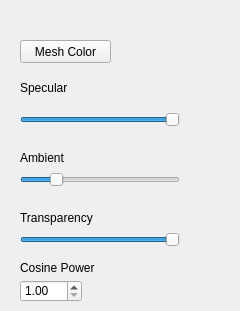
    <widget class="QWidget" name="tab_2">
     <attribute name="title">
      <string>Materials</string>
     </attribute>
     <widget class="QPushButton" name="pushButton_2">
      <property name="geometry">
       <rect>
        <x>20</x>
        <y>40</y>
        <width>91</width>
        <height>23</height>
       </rect>
      </property>
      <property name="text">
       <string>Mesh Color</string>
      </property>
     </widget>
     <widget class="QSlider" name="horizontalSlider">
      <property name="geometry">
       <rect>
        <x>20</x>
        <y>170</y>
        <width>160</width>
        <height>19</height>
       </rect>
      </property>
      <property name="value">
       <number>20</number>
      </property>
      <property name="orientation">
       <enum>Qt::Horizontal</enum>
      </property>
     </widget>
     <widget class="QLabel" name="label">
      <property name="geometry">
       <rect>
        <x>20</x>
        <y>150</y>
        <width>91</width>
        <height>16</height>
       </rect>
      </property>
      <property name="text">
       <string>Ambient</string>
      </property>
     </widget>
     <widget class="QLabel" name="label_2">
      <property name="geometry">
       <rect>
        <x>20</x>
        <y>210</y>
        <width>171</width>
        <height>16</height>
       </rect>
      </property>
      <property name="text">
       <string>Transparency</string>
      </property>
     </widget>
     <widget class="QSlider" name="horizontalSlider_2">
      <property name="geometry">
       <rect>
        <x>20</x>
        <y>230</y>
        <width>160</width>
        <height>19</height>
       </rect>
      </property>
      <property name="maximum">
       <number>99</number>
      </property>
      <property name="value">
       <number>99</number>
      </property>
      <property name="orientation">
       <enum>Qt::Horizontal</enum>
      </property>
     </widget>
     <widget class="QLabel" name="label_4">
      <property name="geometry">
       <rect>
        <x>20</x>
        <y>260</y>
        <width>211</width>
        <height>16</height>
       </rect>
      </property>
      <property name="text">
       <string>Cosine Power</string>
      </property>
     </widget>
     <widget class="QDoubleSpinBox" name="doubleSpinBox_4">
      <property name="geometry">
       <rect>
        <x>20</x>
        <y>280</y>
        <width>62</width>
        <height>22</height>
       </rect>
      </property>
      <property name="minimum">
       <double>1.000000000000000</double>
      </property>
      <property name="maximum">
       <double>100.000000000000000</double>
      </property>
      <property name="value">
       <double>1.000000000000000</double>
      </property>
     </widget>
     <widget class="QSlider" name="horizontalSlider_3">
      <property name="geometry">
       <rect>
        <x>20</x>
        <y>110</y>
        <width>160</width>
        <height>19</height>
       </rect>
      </property>
      <property name="minimum">
       <number>1</number>
      </property>
      <property name="maximum">
       <number>255</number>
      </property>
      <property name="value">
       <number>255</number>
      </property>
      <property name="orientation">
       <enum>Qt::Horizontal</enum>
      </property>
     </widget>
     <widget class="QLabel" name="label_3">
      <property name="geometry">
       <rect>
        <x>20</x>
        <y>80</y>
        <width>111</width>
        <height>16</height>
       </rect>
      </property>
      <property name="text">
       <string>Specular</string>
      </property>
     </widget>
    </widget>
